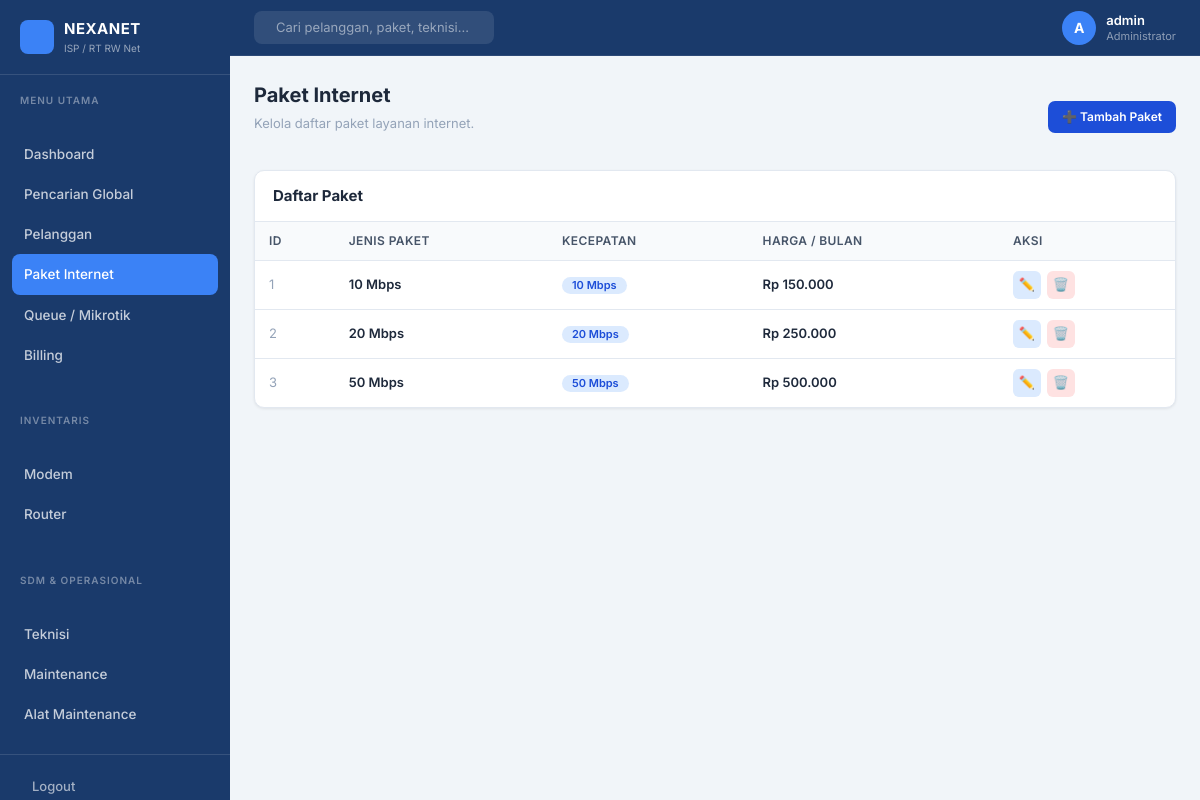
The page /templates/paket/index.php (signed in) on the database as committed earlier.
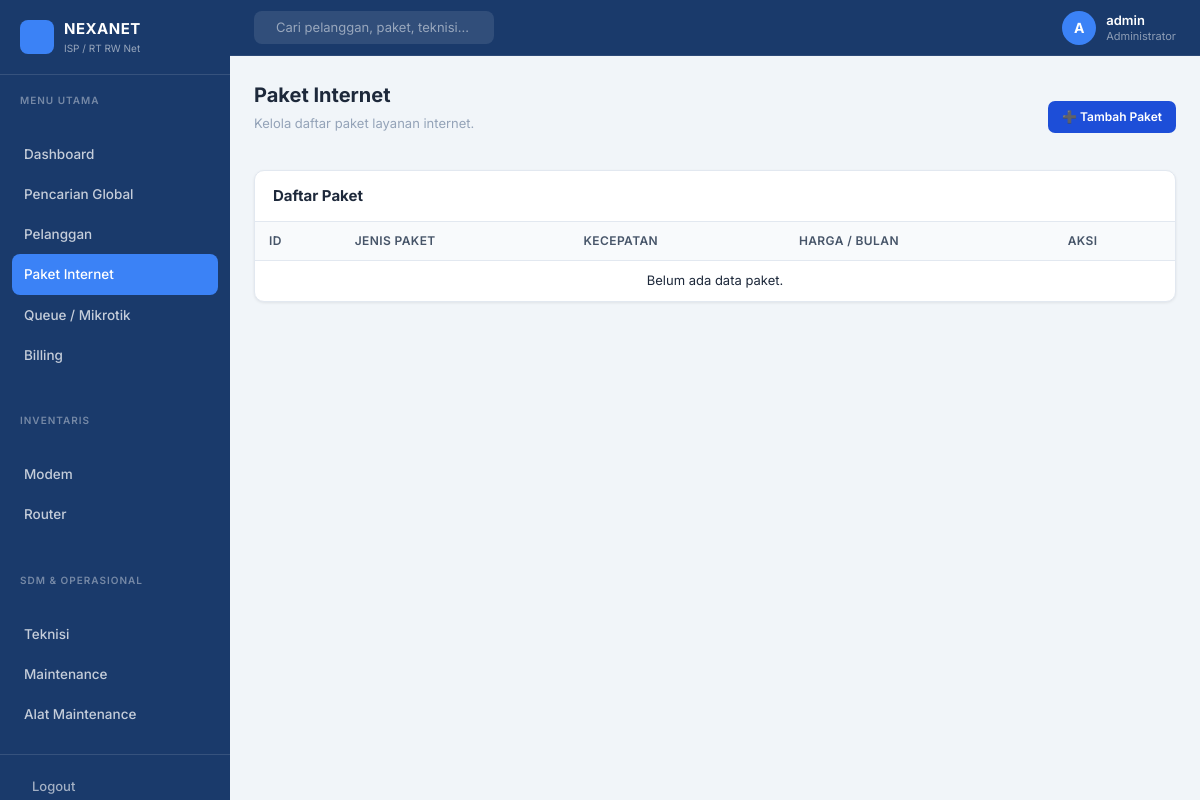
The same page on the database as committed later.
### tables this page shows
CREATE TABLE `paket` (
  `id_paket` int(11) NOT NULL,
  `jenis_paket` varchar(16) NOT NULL,
  `kecepatan_bandwidth` int(11) NOT NULL,
  `harga` int(11) NOT NULL
);

### templates/paket/index.php (the view, shortened to what this page needs)
<?php
include __DIR__ . '/../layouts/header.php';
include __DIR__ . '/../layouts/sidebar.php';
include __DIR__ . '/../layouts/navbar.php';
$result = mysqli_query($conn, "SELECT * FROM paket ORDER BY harga ASC");
?>
<div class="main-content">
<div class="page-body">
    <div class="page-actions">
        <div>
            <div class="page-title">Paket Internet</div>
            <div class="page-subtitle">Kelola daftar paket layanan internet.</div>
        </div>
        <a href="tambah.php"><button class="btn-primary-sm">➕ Tambah Paket</button></a>
    </div>
    <div class="panel">
        <div class="panel-header"><div class="panel-title">Daftar Paket</div></div>
        <table class="dash-table">
            <thead>
                <tr>
                    <th>ID</th>
                    <th>Jenis Paket</th>
                    <th>Kecepatan</th>
                    <th>Harga / Bulan</th>
                    <th>Aksi</th>
                </tr>
            </thead>
            <tbody>
            <?php if ($result && mysqli_num_rows($result) > 0): ?>
                <?php while ($row = mysqli_fetch_assoc($result)): ?>
                <tr>
                    <td style="color:var(--gray-400)"><?= $row['id_paket'] ?></td>
                    <td style="font-weight:600"><?= htmlspecialchars($row['jenis_paket']) ?></td>
                    <td><span class="badge badge-blue"><?= $row['kecepatan_bandwidth'] ?> Mbps</span></td>
                    <td style="font-weight:600">Rp <?= number_format($row['harga'], 0, ',', '.') ?></td>
                    <td>
                        <div style="display:flex;gap:6px">
                            <a href="edit.php?id=<?= $row['id_paket'] ?>" class="btn-action btn-edit" title="Edit">✏️</a>
                            <a href="../../backend/paket/hapus.php?id=<?= $row['id_paket'] ?>"
                               class="btn-action btn-hapus" title="Hapus"
                               onclick="return confirm('Hapus paket ini?')">🗑️</a>
                        </div>
                    </td>
                </tr>
                <?php endwhile; ?>
            <?php else: ?>
                <tr><td colspan="5" class="empty-state">Belum ada data paket.</td></tr>
            <?php endif; ?>
            </tbody>
        </table>
    </div>
</div>
</div>
</body>
</html>

Rows that differ between the two databases and show on the page:
removed paket: id_paket "1", jenis_paket "10 Mbps", kecepatan_bandwidth "10", harga "150.000"
removed paket: id_paket "2", jenis_paket "20 Mbps", kecepatan_bandwidth "20", harga "250.000"
removed paket: id_paket "3", jenis_paket "50 Mbps", kecepatan_bandwidth "50", harga "500.000"
Other text that changed with them:
text now shown: "Belum ada data paket."
